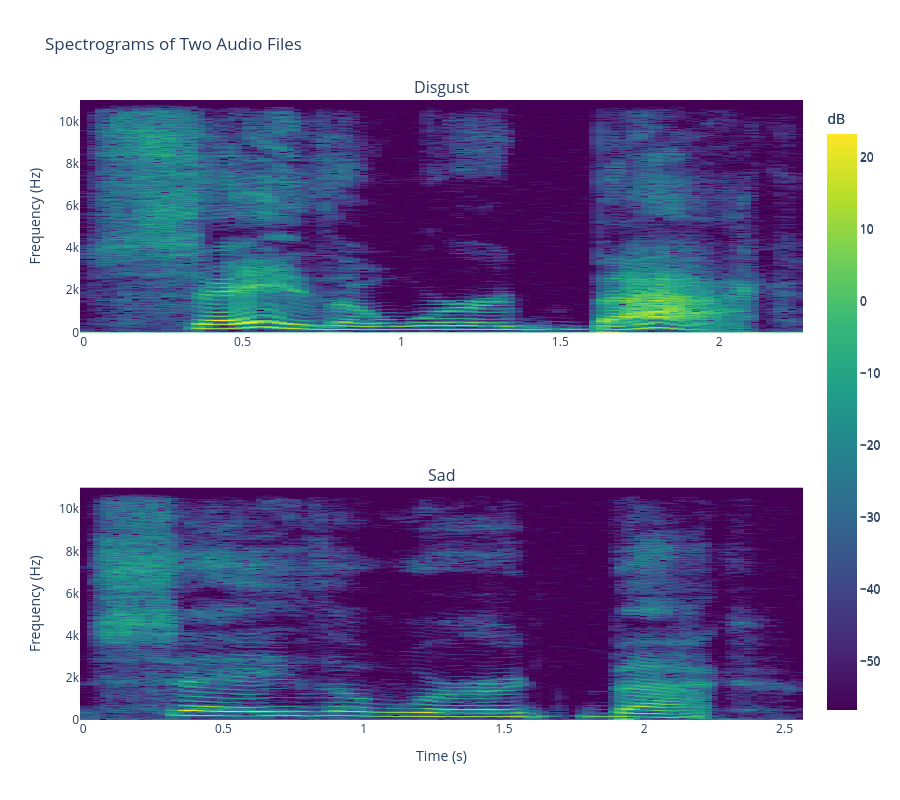

Notebook code cell kept with this figure:
### Code cell
from plotly.subplots import make_subplots

import plotly.graph_objs as go

# Prepare time and frequency axes for both spectrograms
freqs_1 = librosa.fft_frequencies(sr=sampling_rate_1)
times_1 = librosa.frames_to_time(np.arange(x_1_dB.shape[1]), sr=sampling_rate_1)
freqs_2 = librosa.fft_frequencies(sr=sampling_rate_2)
times_2 = librosa.frames_to_time(np.arange(x_2_dB.shape[1]), sr=sampling_rate_2)

# Create subplots for both spectrograms
fig = make_subplots(rows=2, cols=1, shared_xaxes=False, subplot_titles=("Disgust", "Sad"))

# Disgust spectrogram
fig.add_trace(
    go.Heatmap(
        z=x_1_dB,
        x=times_1,
        y=freqs_1,
        colorscale='Viridis',
        colorbar=dict(title='dB'),
        zmin=np.min(x_1_dB),
        zmax=np.max(x_1_dB)
    ),
    row=1, col=1
)

# Sad spectrogram
fig.add_trace(
    go.Heatmap(
        z=x_2_dB,
        x=times_2,
        y=freqs_2,
        colorscale='Viridis',
        colorbar=dict(title='dB'),
        zmin=np.min(x_2_dB),
        zmax=np.max(x_2_dB)
    ),
    row=2, col=1
)

fig.update_yaxes(title_text="Frequency (Hz)", row=1, col=1)
fig.update_yaxes(title_text="Frequency (Hz)", row=2, col=1)
fig.update_xaxes(title_text="Time (s)", row=2, col=1)
fig.update_layout(height=800, width=900, title_text="Spectrograms of Two Audio Files")
fig.show()

### Figure 1 — Plotly figure (JSON) as saved in the notebook; plotly's stock layout.template omitted (floating-point values rounded to 4 significant figures; data arrays with more than 128 entries replaced by an {"elided": "..."} marker saying what was removed)
{"data": [{"colorbar": {"title": {"text": "dB"}}, "colorscale": [[0, "#440154"], [0.1111, "#482878"], [0.2222, "#3e4989"], [0.3333, "#31688e"], [0.4444, "#26828e"], [0.5556, "#1f9e89"], [0.6667, "#35b779"], [0.7778, "#6ece58"], [0.8889, "#b5de2b"], [1, "#fde725"]], "type": "heatmap", "x": [0.0, 0.02322, 0.04644, 0.06966, 0.09288, 0.1161, 0.1393, 0.1625, 0.1858, 0.209, 0.2322, 0.2554, 0.2786, 0.3019, 0.3251, 0.3483, 0.3715, 0.3947, 0.418, 0.4412, 0.4644, 0.4876, 0.5108, 0.5341, 0.5573, 0.5805, 0.6037, 0.6269, 0.6502, 0.6734, 0.6966, 0.7198, 0.743, 0.7663, 0.7895, 0.8127, 0.8359, 0.8591, 0.8824, 0.9056, 0.9288, 0.952, 0.9752, 0.9985, 1.022, 1.045, 1.068, 1.091, 1.115, 1.138, 1.161, 1.184, 1.207, 1.231, 1.254, 1.277, 1.3, 1.324, 1.347, 1.37, 1.393, 1.416, 1.44, 1.463, 1.486, 1.509, 1.533, 1.556, 1.579, 1.602, 1.625, 1.649, 1.672, 1.695, 1.718, 1.741, 1.765, 1.788, 1.811, 1.834, 1.858, 1.881, 1.904, 1.927, 1.95, 1.974, 1.997, 2.02, 2.043, 2.067, 2.09, 2.113, 2.136, 2.159, 2.183, 2.206, 2.229, 2.252], "xaxis": "x", "y": {"elided": "1025 float values"}, "yaxis": "y", "z": {"elided": "1025x98 float values"}, "zmax": 23.35, "zmin": -56.65}, {"colorbar": {"title": {"text": "dB"}}, "colorscale": [[0, "#440154"], [0.1111, "#482878"], [0.2222, "#3e4989"], [0.3333, "#31688e"], [0.4444, "#26828e"], [0.5556, "#1f9e89"], [0.6667, "#35b779"], [0.7778, "#6ece58"], [0.8889, "#b5de2b"], [1, "#fde725"]], "type": "heatmap", "x": [0.0, 0.02322, 0.04644, 0.06966, 0.09288, 0.1161, 0.1393, 0.1625, 0.1858, 0.209, 0.2322, 0.2554, 0.2786, 0.3019, 0.3251, 0.3483, 0.3715, 0.3947, 0.418, 0.4412, 0.4644, 0.4876, 0.5108, 0.5341, 0.5573, 0.5805, 0.6037, 0.6269, 0.6502, 0.6734, 0.6966, 0.7198, 0.743, 0.7663, 0.7895, 0.8127, 0.8359, 0.8591, 0.8824, 0.9056, 0.9288, 0.952, 0.9752, 0.9985, 1.022, 1.045, 1.068, 1.091, 1.115, 1.138, 1.161, 1.184, 1.207, 1.231, 1.254, 1.277, 1.3, 1.324, 1.347, 1.37, 1.393, 1.416, 1.44, 1.463, 1.486, 1.509, 1.533, 1.556, 1.579, 1.602, 1.625, 1.649, 1.672, 1.695, 1.718, 1.741, 1.765, 1.788, 1.811, 1.834, 1.858, 1.881, 1.904, 1.927, 1.95, 1.974, 1.997, 2.02, 2.043, 2.067, 2.09, 2.113, 2.136, 2.159, 2.183, 2.206, 2.229, 2.252, 2.276, 2.299, 2.322, 2.345, 2.368, 2.392, 2.415, 2.438, 2.461, 2.485, 2.508, 2.531, 2.554], "xaxis": "x2", "y": {"elided": "1025 float values"}, "yaxis": "y2", "z": {"elided": "1025x111 float values"}, "zmax": 23.14, "zmin": -56.86}], "layout": {"annotations": [{"font": {"size": 16}, "showarrow": false, "text": "Disgust", "x": 0.5, "xanchor": "center", "xref": "paper", "y": 1, "yanchor": "bottom", "yref": "paper"}, {"font": {"size": 16}, "showarrow": false, "text": "Sad", "x": 0.5, "xanchor": "center", "xref": "paper", "y": 0.375, "yanchor": "bottom", "yref": "paper"}], "height": 800, "title": {"text": "Spectrograms of Two Audio Files"}, "width": 900, "xaxis": {"anchor": "y", "domain": [0, 1]}, "xaxis2": {"anchor": "y2", "domain": [0, 1], "title": {"text": "Time (s)"}}, "yaxis": {"anchor": "x", "domain": [0.625, 1], "title": {"text": "Frequency (Hz)"}}, "yaxis2": {"anchor": "x2", "domain": [0, 0.375], "title": {"text": "Frequency (Hz)"}}}}
